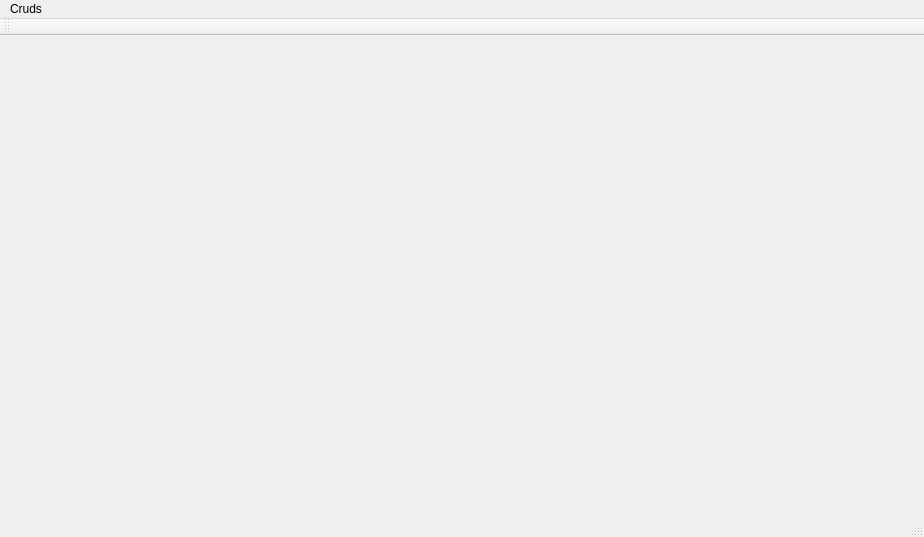
<?xml version="1.0" encoding="UTF-8"?>
<ui version="4.0">
 <class>MainWindow</class>
 <widget class="QMainWindow" name="MainWindow">
  <property name="geometry">
   <rect>
    <x>0</x>
    <y>0</y>
    <width>924</width>
    <height>537</height>
   </rect>
  </property>
  <property name="windowTitle">
   <string>MainWindow</string>
  </property>
  <property name="styleSheet">
   <string notr="true"/>
  </property>
  <widget class="QWidget" name="centralwidget"/>
  <widget class="QMenuBar" name="menubar">
   <property name="geometry">
    <rect>
     <x>0</x>
     <y>0</y>
     <width>924</width>
     <height>21</height>
    </rect>
   </property>
   <widget class="QMenu" name="menuCruds">
    <property name="title">
     <string>Cruds</string>
    </property>
    <addaction name="actionBatiment"/>
    <addaction name="actionCalendrier"/>
    <addaction name="actionChambre"/>
    <addaction name="actionEtudiant"/>
    <addaction name="actionLouer"/>
   </widget>
   <addaction name="menuCruds"/>
  </widget>
  <widget class="QStatusBar" name="statusbar"/>
  <widget class="QToolBar" name="toolBar">
   <property name="windowTitle">
    <string>toolBar</string>
   </property>
   <attribute name="toolBarArea">
    <enum>TopToolBarArea</enum>
   </attribute>
   <attribute name="toolBarBreak">
    <bool>false</bool>
   </attribute>
  </widget>
  <action name="actionBatiment">
   <property name="text">
    <string>Batiment</string>
   </property>
  </action>
  <action name="actionCalendrier">
   <property name="text">
    <string>Calendrier</string>
   </property>
  </action>
  <action name="actionChambre">
   <property name="text">
    <string>Chambre</string>
   </property>
  </action>
  <action name="actionEtudiant">
   <property name="text">
    <string>Etudiant</string>
   </property>
  </action>
  <action name="actionLouer">
   <property name="text">
    <string>Louer</string>
   </property>
  </action>
 </widget>
 <resources/>
 <connections/>
</ui>
